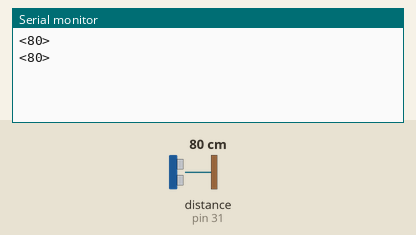
The sketch below on a simulated Arduino Mega 2560, built with avr-gcc and run on an emulated ATmega2560. On the bench: the last lines printed to the serial monitor. The test bench sets the inputs (shaded band); at power-on: distance to the obstacle (sensor on pin 31) 80 cm. The echo pulse lasts 58.3 µs per cm.

Above: at 1.3 s.
1.4 s: distance to the obstacle (sensor on pin 31) set to 2 cm
At 2.7 s:
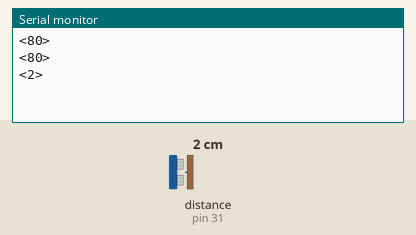
2.9 s: distance to the obstacle (sensor on pin 31) set to 4 cm
At 3.8 s:
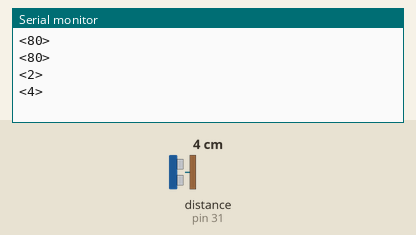
Timing chart, 0 to 5.9 s (numbered marks = the images above; inputs shaded):
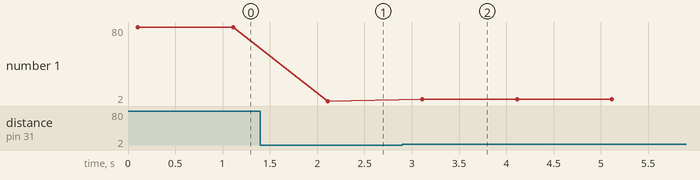

Measured:
- after the input at 1.4 s, the serial monitor: prints a new line after 0.71 s (image 1)
- after the input at 2.9 s, the serial monitor: prints a new line after 0.21 s (image 2)
- plotted number 1: 80 → 2 after the input at 1.4 s, 2 → 4 after the input at 2.9 s

The sketch:

water_level_tx_xbee.ino
```cpp
#include <Ultrasonic.h>

long waterLevel;

#define TRIGGER_PIN 30
#define ECHO_PIN 31
Ultrasonic ultrasonic(TRIGGER_PIN, ECHO_PIN);

void setup() {
  Serial.begin(9600);
  delay(100);
}

void loop() {
  waterLevel = ultrasonic.distanceRead();
  Serial.print('<');  //Starting
  Serial.print(waterLevel);
  Serial.println('>');//Ending symbol
  delay(1000);
}
```
